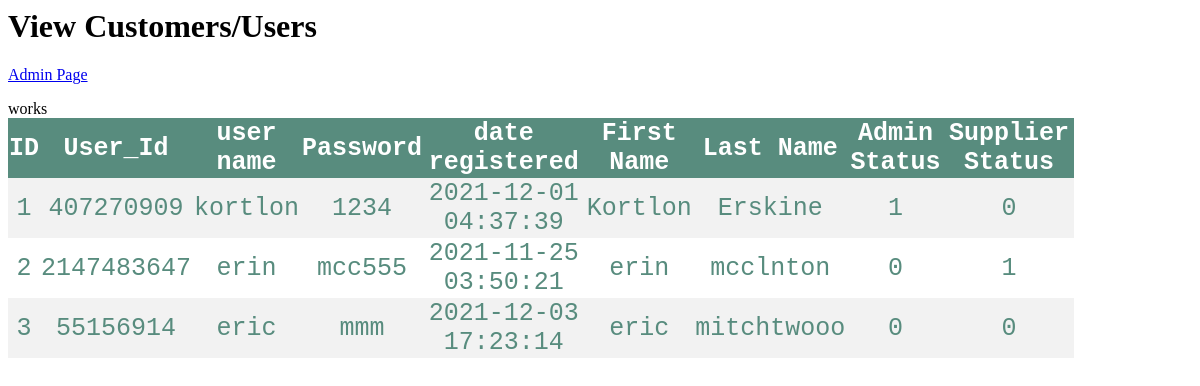
Page /viewuser.php (signed in) on the committed database.
### tables this page shows
CREATE TABLE `users` (
  `id` int(11) NOT NULL,
  `user_id` int(11) NOT NULL,
  `user_name` varchar(100) NOT NULL,
  `password` varchar(100) NOT NULL,
  `date` timestamp NOT NULL DEFAULT current_timestamp() ON UPDATE current_timestamp(),
  `First_Name` varchar(100) NOT NULL,
  `Last_Name` varchar(100) NOT NULL,
  `isAdmin` tinyint(1) NOT NULL,
  `isSupplier` int(11) NOT NULL
);

### viewuser.php (the view, shortened to what this page needs)
    <html>
<h1>View Customers/Users</h1>
	<a href = "adminpage.php"> Admin Page </a>
    <body onload>
    <?php
        include ("connection.php");
        $userq = "select * from users";
        $userc = mysqli_query($con, $userq);
        if($userc && mysqli_num_rows($userc) > 0)
        {
            echo "works";
            echo "<form method = 'post' action = ''>";
            echo "<table id = 'table1'>
                <tr>
                <th> ID </th>
                <th> User_Id </th>
                <th> user name </th>
                <th> Password </th>
                <th> date registered </th>
                <th> First Name </th>
                <th> Last Name </th>
                <th> Admin Status </th>
                <th> Supplier Status</th>
                </tr>";
            while($row = $userc -> fetch_assoc())
            {
                echo "
                <tr>
                <td> ".$row['id']. "</td>
                <td> ".$row['user_id']. "</td>
                <td> ".$row['user_name']. "</td>
                <td> ".$row['password']. "</td>
                <td> ".$row['date']. "</td>
                <td> ".$row['First_Name']. "</td>
                <td> ".$row['Last_Name']. "</td>
                <td> ".$row['isAdmin']. "</td>
                <td> ".$row['isSupplier']. "</td>
                ";
            }
            echo "</form>";
        }
        else{
            echo "no table";
        }
   ?>
    </body>
</html>

### viewuser.php (style rules this page uses)
table { border-collapse: collapse; width: 90%; color: #588c7e; font-family: monospace; font-size: 25px; text-align: center; align-self: center; }
th { background-color: #588c7e; color: white; }
tr:nth-child(even) { background-color: #f2f2f2; }

### rows in the picture
users: id "1", user "407270909", user_name "kortlon", password "1234", date "2021-12-01 04:37:39", First_Name "Kortlon", Last_Name "Erskine", isAdmin "1", isSupplier "0"
users: id "2", user "2147483647", user_name "erin", password "mcc555", date "2021-11-25 03:50:21", First_Name "erin", Last_Name "mcclnton", isAdmin "0", isSupplier "1"
users: id "3", user "55156914", user_name "eric", password "mmm", date "2021-12-03 17:23:14", First_Name "eric", Last_Name "mitchtwooo", isAdmin "0", isSupplier "0"
